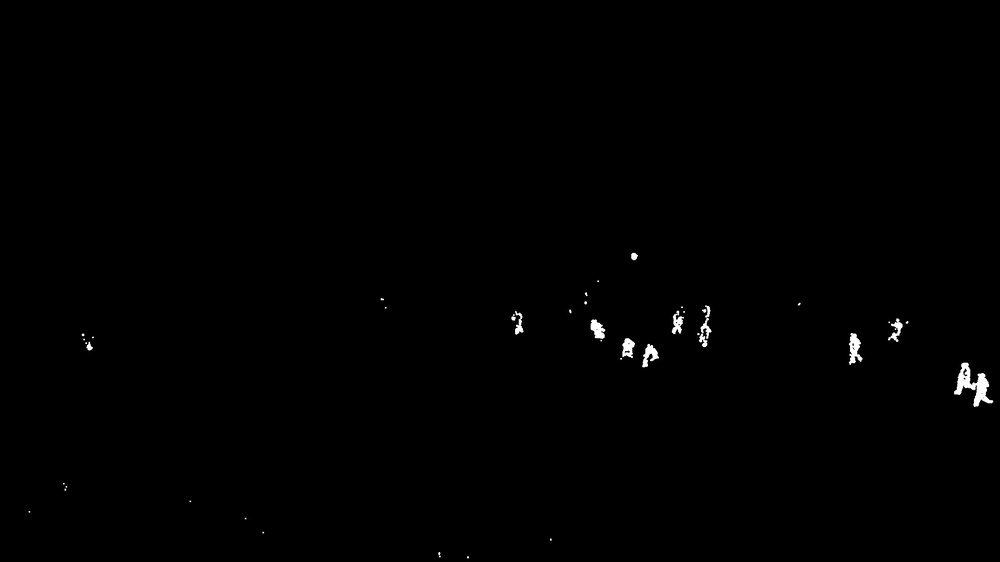
#> input picture ball20/processed_image2.jpg, 1000 x 562 px, shrunk from 1920 x 1080 before the run
$ python motion3.py
#> lines starting #> are read from the running program, lines starting #| are printed output that depends on the picture; after the words box and inside, x2 and y2 are one past the last pixel; in counts of white or black regions, pixels touching at a corner belong together
import cv2
import numpy as np
import json

def draw_contours_with_hull_offset(input_image, output_image, save_json_file, min_area=100, hull_offset=5):
    """
    Apply convex hull algorithm with offset to an image, merge intersecting hulls, draw contours in green, merged hulls in red,
    and save cropped bounding boxes for k-means clustering.

    Parameters:
        input_image (str): Path to the input image file.
        output_image (str): Path to save the output image with contours and hulls.
        save_json_file (str): Path to save adjusted bounding boxes as a JSON file.
        min_area (int): Minimum area of contours to consider as objects.
        hull_offset (int): Offset to expand or shrink the convex hull.

    Returns:
        None
    """
#> called with input_image = 'processed_image2.jpg', output_image = 'output_with_contours.jpg', save_json_file = 'adjusted_bounding_boxes.json', min_area = 30, hull_offset = 10
    # Load the binary image
    image = cv2.imread(input_image, cv2.IMREAD_GRAYSCALE)
#> image is the input picture: shape (562, 1000); min 0, max 255, mean 1

    if image is None:
        print(f"Error: Unable to load image file {input_image}")
        return

    # Find contours in the image
    contours, _ = cv2.findContours(image, cv2.RETR_EXTERNAL, cv2.CHAIN_APPROX_SIMPLE)
#> contours = 150 contours, 127 with area under 20; largest, box (x1, y1, x2, y2) and area: (952, 360, 1000, 410) 1375, (616, 336, 664, 371) 833, (694, 302, 716, 352) 580, (845, 328, 866, 368) 486, (667, 304, 688, 337) 402

    # Convert to color image for visualization
    output = cv2.cvtColor(image, cv2.COLOR_GRAY2BGR)

    # List to store merged hulls
    merged_hulls = []

    # List to store bounding box data for saving
    bbox_data = []

    # Iterate through contours
    for contour in contours:
        # Filter small contours by area
        if cv2.contourArea(contour) < min_area:
            continue

        # Draw the original contour in green
        cv2.drawContours(output, [contour], -1, (0, 255, 0), 1)

        # Calculate the centroid of the contour
        M = cv2.moments(contour)
        if M["m00"] == 0:  # Avoid division by zero
            continue

        cx = int(M["m10"] / M["m00"])
        cy = int(M["m01"] / M["m00"])

        # Apply offset to the contour points
        offset_contour_points = []
        for point in contour:
            x, y = point[0]
            # Offset the point outward (or inward if negative offset)
            dx = x - cx
            dy = y - cy
            x_new = int(x + hull_offset * dx / (np.sqrt(dx**2 + dy**2) + 1e-5))
            y_new = int(y + hull_offset * dy / (np.sqrt(dx**2 + dy**2) + 1e-5))
            offset_contour_points.append([[x_new, y_new]])

        offset_contour_points = np.array(offset_contour_points, dtype=np.int32)

        # Recalculate the hull for the offset contour points
        recalculated_hull = cv2.convexHull(offset_contour_points)

        # Check for intersections with existing merged hulls
        intersects = False
        for i, existing_hull in enumerate(merged_hulls):
            union_hull = np.concatenate((existing_hull, recalculated_hull))
            merged_hull = cv2.convexHull(union_hull)

            # If the merged hull's area is significantly larger than the sum of the two, they intersect
            existing_area = cv2.contourArea(existing_hull)
            new_area = cv2.contourArea(recalculated_hull)
            merged_area = cv2.contourArea(merged_hull)

            if merged_area <= existing_area + new_area + 1e-5:  # Small tolerance for floating-point errors
                merged_hulls[i] = merged_hull
                intersects = True
                break

        if not intersects:
            merged_hulls.append(recalculated_hull)
#> this loop made 150 passes
#> contour on passes 1, 2, 5, 6, 8, 9, 10, 11, 12, 15, 16, 17: [[465, 556], [464, 557], [464, 558], [464, 557]], [[447, 555]], [[559, 540], [559, 541]], [[556, 536], [556, 537], [557, 536]], [[260, 535]], [[258, 533], [257, 534], [257, 535], [258, 534]], [[271, 532], [271, 533]], [[256, 532]], [[271, 528]], [[247, 527]], [[253, 518], [253, 519]], [[25, 517], [25, 518], [24, 519], [25, 518]]
#> (cx, cy) on passes 4, 20, 22, 29, 42, 67: (438, 555), (244, 516), (28, 511), (65, 486), (972, 384), (639, 351)
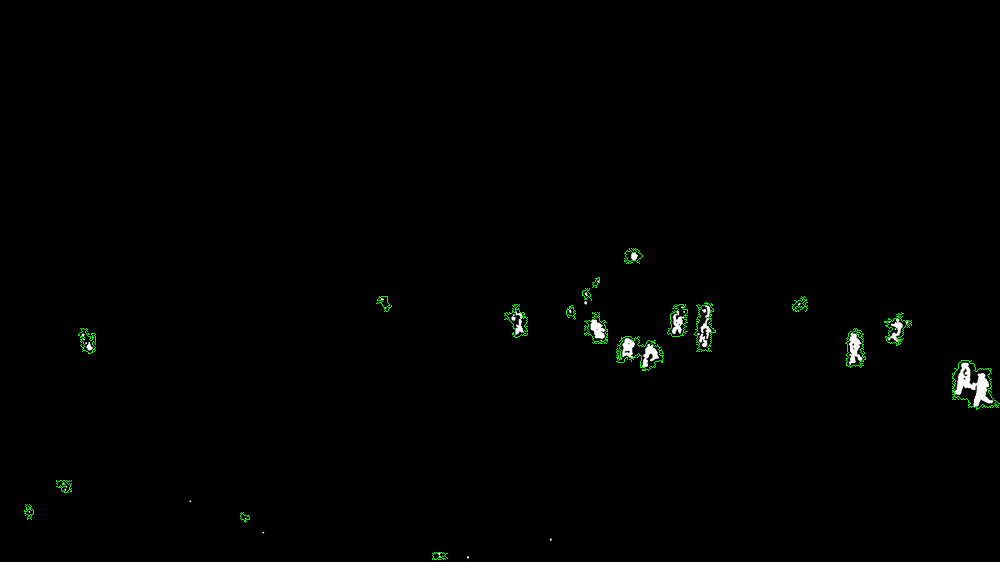
#> output: shape (562, 1000, 3); 0.33% of pixels changed, all inside (x1, y1, x2, y2) = (24, 248, 1000, 560)
#> after the loop, merged_hulls = 17 contours; largest, box (x1, y1, x2, y2) and area: (660, 292, 725, 361) 3574, (942, 350, 1008, 419) 3525, (606, 326, 673, 380) 2744, (836, 318, 874, 377) 1782, (875, 302, 921, 355) 1749

    # Draw the merged hulls in red and calculate bounding boxes
    for hull in merged_hulls:
        cv2.drawContours(output, [hull], -1, (0, 0, 255), 2)

        # Calculate bounding box for the hull
        x, y, w, h = cv2.boundingRect(hull)

        # Adjust the bounding box based on the hull offset
        x_new = x + hull_offset
        y_new = y + hull_offset
        w_new = max(1, w - 2 * hull_offset)  # Ensure width is positive
        h_new = max(1, h - 2 * hull_offset)  # Ensure height is positive

        # Save adjusted bounding box coordinates for later use
        bbox_data.append({"x": x_new, "y": y_new, "w": w_new, "h": h_new})

        # Draw the adjusted bounding box on the output image
        cv2.rectangle(output, (x_new, y_new), (x_new + w_new, y_new + h_new), (255, 255, 0), 2)  # Yellow
#> this loop made 17 passes
#> (x, y, w, h, x_new, y_new, w_new, h_new) on passes 1 to 12: (422, 542, 35, 27, 432, 552, 15, 7), (230, 502, 29, 30, 240, 512, 9, 10), (14, 494, 29, 35, 24, 504, 9, 15), (46, 470, 35, 32, 56, 480, 15, 12), (942, 350, 66, 69, 952, 360, 46, 49), (606, 326, 67, 54, 616, 336, 47, 34), (836, 318, 38, 59, 846, 328, 18, 39), (69, 318, 36, 45, 79, 328, 16, 25), (875, 302, 46, 53, 885, 312, 26, 33), (574, 302, 43, 51, 584, 312, 23, 31), (556, 295, 29, 33, 566, 305, 9, 13), (660, 292, 65, 69, 670, 302, 45, 49)
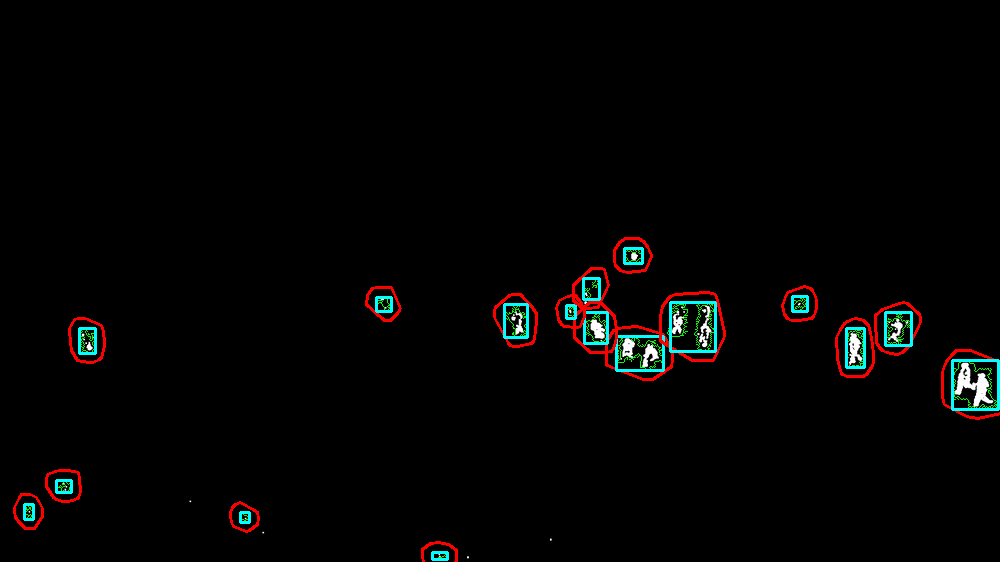
#> output: shape (562, 1000, 3); 1.91% of pixels changed, all inside (x1, y1, x2, y2) = (13, 237, 1000, 562)
#> after the loop, bbox_data = 17 items

    # Save the bounding box data to a JSON file
    with open(save_json_file, "w") as f:
        json.dump(bbox_data, f, indent=4)

    print(f"Bounding boxes saved to {save_json_file}")

    # Save the result image
    cv2.imwrite(output_image, output)

    print(f"Output image with contours and merged hulls saved as {output_image}")

# Define input and output paths
input_image_path = "processed_image2.jpg"
output_image_path = "output_with_contours.jpg"
save_json_file_path = "adjusted_bounding_boxes.json"

# Draw contours with hull offset and save bounding boxes to JSON
draw_contours_with_hull_offset(
    input_image=input_image_path,
    output_image=output_image_path,
    save_json_file=save_json_file_path,
    min_area=30,
    hull_offset=10
)
